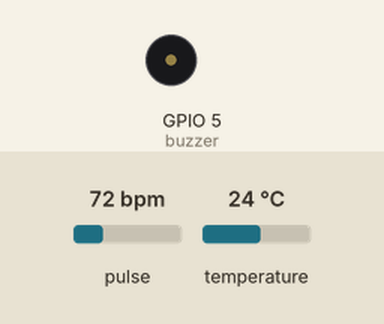
A sketch run on a simulated ESP32. Shown: buzzer (waves = sounding, pin HIGH). Inputs (shaded band) come from the test bench; at power-on: pulse 72 bpm, temperature 24 °C. WiFi joins after 1.5 s; servers stay silent unless stated; random numbers use the default seed unless the sketch sets one; no MQTT or app messages arrive unless stated; the modem accepts every AT command (registered, SIM ready, sends succeed) and sends nothing else; what the sketch prints to the serial monitor is not drawn.

Above: at 2.6 s.
At 5.4 s:
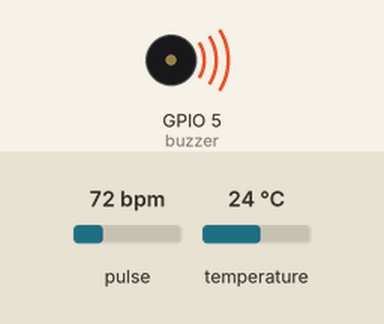
Timing chart, 0 to 6.9 s (numbered marks = the images above):
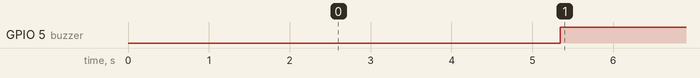

The sketch:

AI_Powered_Smart_Healthcare_Monitoring_Code.ino
```cpp
#include <WiFi.h>
#include <WiFiClientSecure.h>
#include <PubSubClient.h>
#include <Wire.h>
#include <MAX30105.h>
#include "heartRate.h"
#include <OneWire.h>
#include <DallasTemperature.h>

// ---------- WiFi ----------
#define WIFI_SSID "Oneplus Nord 4"
#define WIFI_PASSWORD "xxxxxxxxxxxxxxx"

// ---------- MQTT ----------
const char* mqtt_server = "9a6560927d574292b026839c6471dc26.s1.eu.hivemq.cloud";
const int mqtt_port = 8883;
const char* mqtt_user = "CHIRAG";
const char* mqtt_pass = "CHIRAGs#1234";
#define MQTT_TOPIC "hospital/patient1"

// ---------- Clients ----------
WiFiClientSecure espClient;
PubSubClient client(espClient);

// ---------- Sensors ----------
MAX30105 particleSensor;
#define ONE_WIRE_BUS 4
#define buzzer 5
OneWire oneWire(ONE_WIRE_BUS);
DallasTemperature sensors(&oneWire);

// ---------- SIM800 ----------
#define SIM800_RX 16
#define SIM800_TX 17
HardwareSerial sim800(2);

// ---------- Variables ----------
uint32_t lastBeat = 0;
float heartRate = 0;
float spO2 = 0;
int beatThreshold = 2000;

const float TEMP_LOW = 80.0;
const float TEMP_HIGH = 100.4;
const float HR_LOW = 50;
const float HR_HIGH = 110;

bool hrLowSent = false;
bool hrHighSent = false;
bool tempLowSent = false;
bool tempHighSent = false;

String phoneNumber = "+91xxxxxxxxxxxxx";

// ================= SETUP =================
void setup() {
  Serial.begin(115200);

  WiFi.begin(WIFI_SSID, WIFI_PASSWORD);
  Serial.print("Connecting WiFi");
  while (WiFi.status() != WL_CONNECTED) {
    delay(500);
    Serial.print(".");
  }
  Serial.println("\nWiFi Connected");

  espClient.setInsecure();
  client.setServer(mqtt_server, mqtt_port);

  sim800.begin(9600, SERIAL_8N1, SIM800_RX, SIM800_TX);
  initSIM800();

  if (!particleSensor.begin(Wire, I2C_SPEED_STANDARD)) {
    Serial.println("MAX30105 not found!");
    while (1);
  }
  particleSensor.setup();
  particleSensor.setPulseAmplitudeGreen(0);

  pinMode(buzzer, OUTPUT);
  sensors.begin();
}

// ================= LOOP =================
void loop() {
  if (!client.connected()) reconnectMQTT();
  client.loop();

  readHeartRateOxygen();
  float temperature = readTemperature();

  sendMQTT(heartRate, spO2, temperature);
  checkAlerts(heartRate, temperature);

  delay(1000);
}

// ================= MQTT =================
void reconnectMQTT() {
  while (!client.connected()) {
    String clientId = "ESP32-" + String(random(0xffff), HEX);

    if (client.connect(clientId.c_str(), mqtt_user, mqtt_pass)) {
      Serial.println("MQTT Connected");
    } else {
      delay(3000);
    }
  }
}

void sendMQTT(float hr, float spo2, float temp) {
  String status = (hr < HR_LOW || hr > HR_HIGH || temp < TEMP_LOW || temp > TEMP_HIGH) ? "EMERGENCY" : "NORMAL";

  String payload = "{";
  payload += "\"heartRate\":" + String(hr) + ",";
  payload += "\"SpO2\":" + String(spo2) + ",";
  payload += "\"temperature\":" + String(temp) + ",";
  payload += "\"status\":\"" + status + "\"}";

  client.publish(MQTT_TOPIC, payload.c_str());
}

// ================= SENSORS =================
void readHeartRateOxygen() {
  long irValue = particleSensor.getIR();
  long redValue = particleSensor.getRed();

  if (irValue < 5000) {
    heartRate = 0;
    spO2 = 0;
    resetAlerts();
    return;
  }

  if (irValue > beatThreshold) {
    long beatDuration = millis() - lastBeat;
    if (beatDuration > 300) {
      heartRate = 60.0 / (beatDuration / 1000.0);
      lastBeat = millis();
    }
  }

  float ratio = (float)redValue / (float)irValue;
  spO2 = constrain(110.0 - (25.0 * ratio), 90, 100);
}

float readTemperature() {
  sensors.requestTemperatures();
  float tempC = sensors.getTempCByIndex(0);
  if (tempC == DEVICE_DISCONNECTED_C) tempC = 0;
  return tempC * 9.0 / 5.0 + 32.0 + 3.5;
}

// ================= ALERTS =================
void checkAlerts(float hr, float temp) {
  bool alert = false;

  if (hr > 0 && hr < HR_LOW) { if (!hrLowSent) sendSMS("LOW HR"); hrLowSent = true; alert = true; } else hrLowSent = false;
  if (hr > HR_HIGH) { if (!hrHighSent) sendSMS("HIGH HR"); hrHighSent = true; alert = true; } else hrHighSent = false;
  if (temp > 0 && temp < TEMP_LOW) { if (!tempLowSent) sendSMS("LOW TEMP"); tempLowSent = true; alert = true; } else tempLowSent = false;
  if (temp > TEMP_HIGH) { if (!tempHighSent) sendSMS("HIGH TEMP"); tempHighSent = true; alert = true; } else tempHighSent = false;

  digitalWrite(buzzer, alert ? HIGH : LOW);
}

void resetAlerts() {
  hrLowSent = hrHighSent = tempLowSent = tempHighSent = false;
}

// ================= SIM800 =================
void initSIM800() {
  sendAT("AT");
  sendAT("AT+CMGF=1");
}

void sendAT(String cmd) {
  sim800.println(cmd);
  delay(500);
}

void sendSMS(String msg) {
  sim800.print("AT+CMGS=\"");
  sim800.print(phoneNumber);
  sim800.println("\"");
  delay(500);
  sim800.print(msg);
  delay(500);
  sim800.write(26);
}
```

Measured:
- by itself, GPIO 5 (buzzer): LOW → HIGH at 5.3 s
